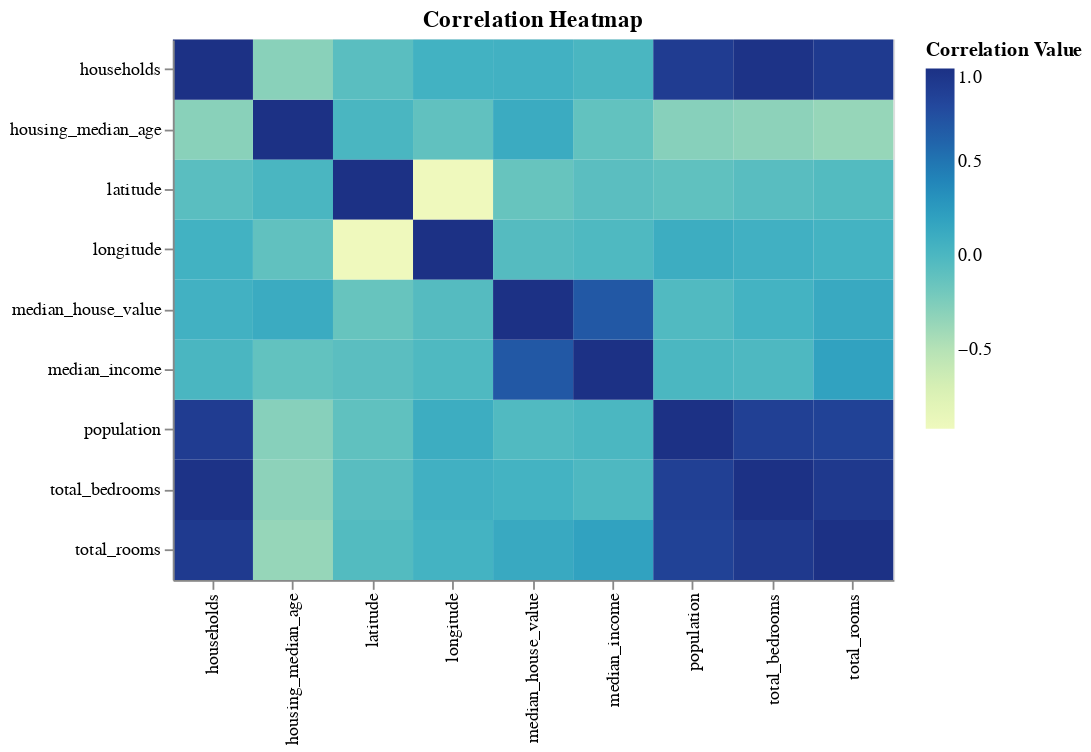

Write notebook code for a chart like this one.
### Code cell
alt.Chart(corrMatrix).mark_rect().encode(
    x = alt.X('names:O', title = None),
    y = alt.Y('variable:O', title = None),
    color= alt.Color('value:Q', title = 'Correlation Value')
).properties(width = 400, height = 300, title = "Correlation Heatmap")

### Figure 1 — Vega-Lite specification as saved in the notebook (floating-point values rounded to 4 significant figures)
{"$schema": "https://vega.github.io/schema/vega-lite/v3.4.0.json", "config": {"mark": {"tooltip": null}, "view": {"height": 300, "width": 400}}, "data": {"name": "data-36d7937cf0e399510b40da064bb1ad09"}, "datasets": {"data-36d7937cf0e399510b40da064bb1ad09": [{"names": "housing_median_age", "value": 1, "variable": "housing_median_age"}, {"names": "total_rooms", "value": -0.3552, "variable": "housing_median_age"}, {"names": "total_bedrooms", "value": -0.3141, "variable": "housing_median_age"}, {"names": "population", "value": -0.2894, "variable": "housing_median_age"}, {"names": "households", "value": -0.2968, "variable": "housing_median_age"}, {"names": "median_income", "value": -0.1155, "variable": "housing_median_age"}, {"names": "latitude", "value": 0.01165, "variable": "housing_median_age"}, {"names": "longitude", "value": -0.1099, "variable": "housing_median_age"}, {"names": "median_house_value", "value": 0.1138, "variable": "housing_median_age"}, {"names": "housing_median_age", "value": -0.3552, "variable": "total_rooms"}, {"names": "total_rooms", "value": 1, "variable": "total_rooms"}, {"names": "total_bedrooms", "value": 0.931, "variable": "total_rooms"}, {"names": "population", "value": 0.8538, "variable": "total_rooms"}, {"names": "households", "value": 0.9194, "variable": "total_rooms"}, {"names": "median_income", "value": 0.1951, "variable": "total_rooms"}, {"names": "latitude", "value": -0.03787, "variable": "total_rooms"}, {"names": "longitude", "value": 0.04616, "variable": "total_rooms"}, {"names": "median_house_value", "value": 0.1314, "variable": "total_rooms"}, {"names": "housing_median_age", "value": -0.3141, "variable": "total_bedrooms"}, {"names": "total_rooms", "value": 0.931, "variable": "total_bedrooms"}, {"names": "total_bedrooms", "value": 1, "variable": "total_bedrooms"}, {"names": "population", "value": 0.8729, "variable": "total_bedrooms"}, {"names": "households", "value": 0.9795, "variable": "total_bedrooms"}, {"names": "median_income", "value": -0.009887, "variable": "total_bedrooms"}, {"names": "latitude", "value": -0.06849, "variable": "total_bedrooms"}, {"names": "longitude", "value": 0.07128, "variable": "total_bedrooms"}, {"names": "median_house_value", "value": 0.04801, "variable": "total_bedrooms"}, {"names": "housing_median_age", "value": -0.2894, "variable": "population"}, {"names": "total_rooms", "value": 0.8538, "variable": "population"}, {"names": "total_bedrooms", "value": 0.8729, "variable": "population"}, {"names": "population", "value": 1, "variable": "population"}, {"names": "households", "value": 0.903, "variable": "population"}, {"names": "median_income", "value": 0.003304, "variable": "population"}, {"names": "latitude", "value": -0.1075, "variable": "population"}, {"names": "longitude", "value": 0.09853, "variable": "population"}, {"names": "median_house_value", "value": -0.02685, "variable": "population"}, {"names": "housing_median_age", "value": -0.2968, "variable": "households"}, {"names": "total_rooms", "value": 0.9194, "variable": "households"}, {"names": "total_bedrooms", "value": 0.9795, "variable": "households"}, {"names": "population", "value": 0.903, "variable": "households"}, {"names": "households", "value": 1, "variable": "households"}, {"names": "median_income", "value": 0.01126, "variable": "households"}, {"names": "latitude", "value": -0.07281, "variable": "households"}, {"names": "longitude", "value": 0.05772, "variable": "households"}, {"names": "median_house_value", "value": 0.06422, "variable": "households"}, {"names": "housing_median_age", "value": -0.1155, "variable": "median_income"}, {"names": "total_rooms", "value": 0.1951, "variable": "median_income"}, {"names": "total_bedrooms", "value": -0.009887, "variable": "median_income"}, {"names": "population", "value": 0.003304, "variable": "median_income"}, {"names": "households", "value": 0.01126, "variable": "median_income"}, {"names": "median_income", "value": 1, "variable": "median_income"}, {"names": "latitude", "value": -0.079, "variable": "median_income"}, {"names": "longitude", "value": -0.01698, "variable": "median_income"}, {"names": "median_house_value", "value": 0.6886, "variable": "median_income"}, {"names": "housing_median_age", "value": 0.01165, "variable": "latitude"}, {"names": "total_rooms", "value": -0.03787, "variable": "latitude"}, {"names": "total_bedrooms", "value": -0.06849, "variable": "latitude"}, {"names": "population", "value": -0.1075, "variable": "latitude"}, {"names": "households", "value": -0.07281, "variable": "latitude"}, {"names": "median_income", "value": -0.079, "variable": "latitude"}, {"names": "latitude", "value": 1, "variable": "latitude"}, {"names": "longitude", "value": -0.9246, "variable": "latitude"}, {"names": "median_house_value", "value": -0.1436, "variable": "latitude"}, {"names": "housing_median_age", "value": -0.1099, "variable": "longitude"}, {"names": "total_rooms", "value": 0.04616, "variable": "longitude"}, {"names": "total_bedrooms", "value": 0.07128, "variable": "longitude"}, {"names": "population", "value": 0.09853, "variable": "longitude"}, {"names": "households", "value": 0.05772, "variable": "longitude"}, {"names": "median_income", "value": -0.01698, "variable": "longitude"}, {"names": "latitude", "value": -0.9246, "variable": "longitude"}, {"names": "longitude", "value": 1, "variable": "longitude"}, {"names": "median_house_value", "value": -0.04666, "variable": "longitude"}, {"names": "housing_median_age", "value": 0.1138, "variable": "median_house_value"}, {"names": "total_rooms", "value": 0.1314, "variable": "median_house_value"}, {"names": "total_bedrooms", "value": 0.04801, "variable": "median_house_value"}, {"names": "population", "value": -0.02685, "variable": "median_house_value"}, {"names": "households", "value": 0.06422, "variable": "median_house_value"}, {"names": "median_income", "value": 0.6886, "variable": "median_house_value"}, {"names": "latitude", "value": -0.1436, "variable": "median_house_value"}, {"names": "longitude", "value": -0.04666, "variable": "median_house_value"}, {"names": "median_house_value", "value": 1, "variable": "median_house_value"}]}, "encoding": {"color": {"field": "value", "title": "Correlation Value", "type": "quantitative"}, "x": {"field": "names", "title": null, "type": "ordinal"}, "y": {"field": "variable", "title": null, "type": "ordinal"}}, "height": 300, "mark": "rect", "title": "Correlation Heatmap", "width": 400}
